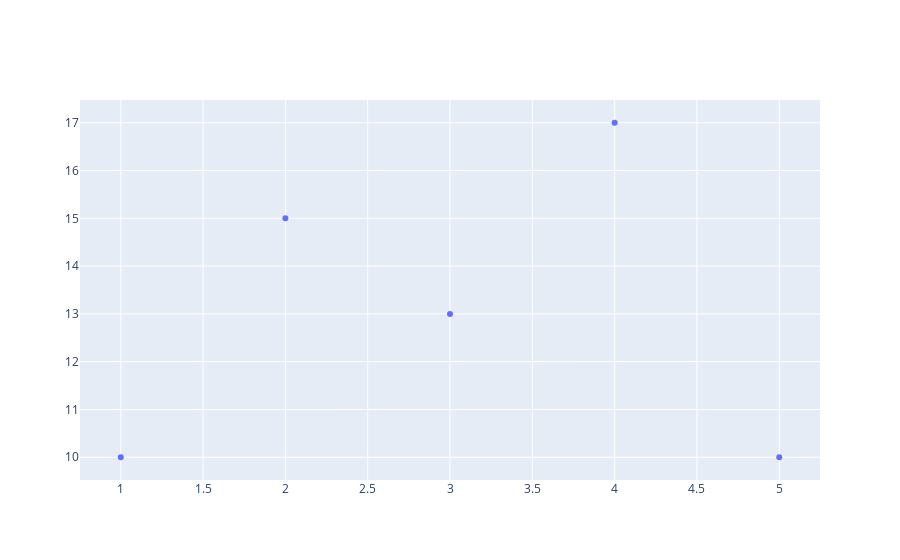

The code cell stored with this chart in its notebook:
### Markdown cell above
---

# 🔢 **2. Plotly: Basic Charts**

## 2️⃣.1️⃣ **Scatter Plots**

- 🔍 **Definition**:  
  Scatter plots are used to **visualize the relationship** between **two continuous variables**.  
  In Plotly, this is done using `go.Scatter()` from the `plotly.graph_objs` module.

---

### ⚙️ **Key Parameters of `go.Scatter()`**:

| Parameter        | Description                                                                 |
|------------------|-----------------------------------------------------------------------------|
| 📌 `x`           | Array of **x-coordinates**.                                                 |
| 📌 `y`           | Array of **y-coordinates**.                                                 |
| 🎯 `mode`        | Plot mode: `'markers'`, `'lines'`, or `'lines+markers'`.                    |
| 🏷️ `name`        | **Name of the trace**, shown in the legend.                                |
| 🎨 `marker`      | Dictionary to **customize markers** (e.g., `size`, `color`).                |
| 🗨️ `text` / `hovertext` | Adds **hover annotations** or labels to data points.               |

---

### Code cell
import plotly.graph_objects as go

# Sample data
x = [1, 2, 3, 4, 5]
y = [10, 15, 13, 17, 10]

# Create a trace
fig = go.Figure(data=go.Scatter(x=x, y=y, mode='markers', name='scatter'))

# Show the plot
fig.show()

### Figure 1 — Plotly figure (JSON) as saved in the notebook; plotly's stock layout.template omitted (floating-point values rounded to 4 significant figures)
{"data": [{"mode": "markers", "name": "scatter", "type": "scatter", "x": [1, 2, 3, 4, 5], "y": [10, 15, 13, 17, 10]}], "layout": {}}
